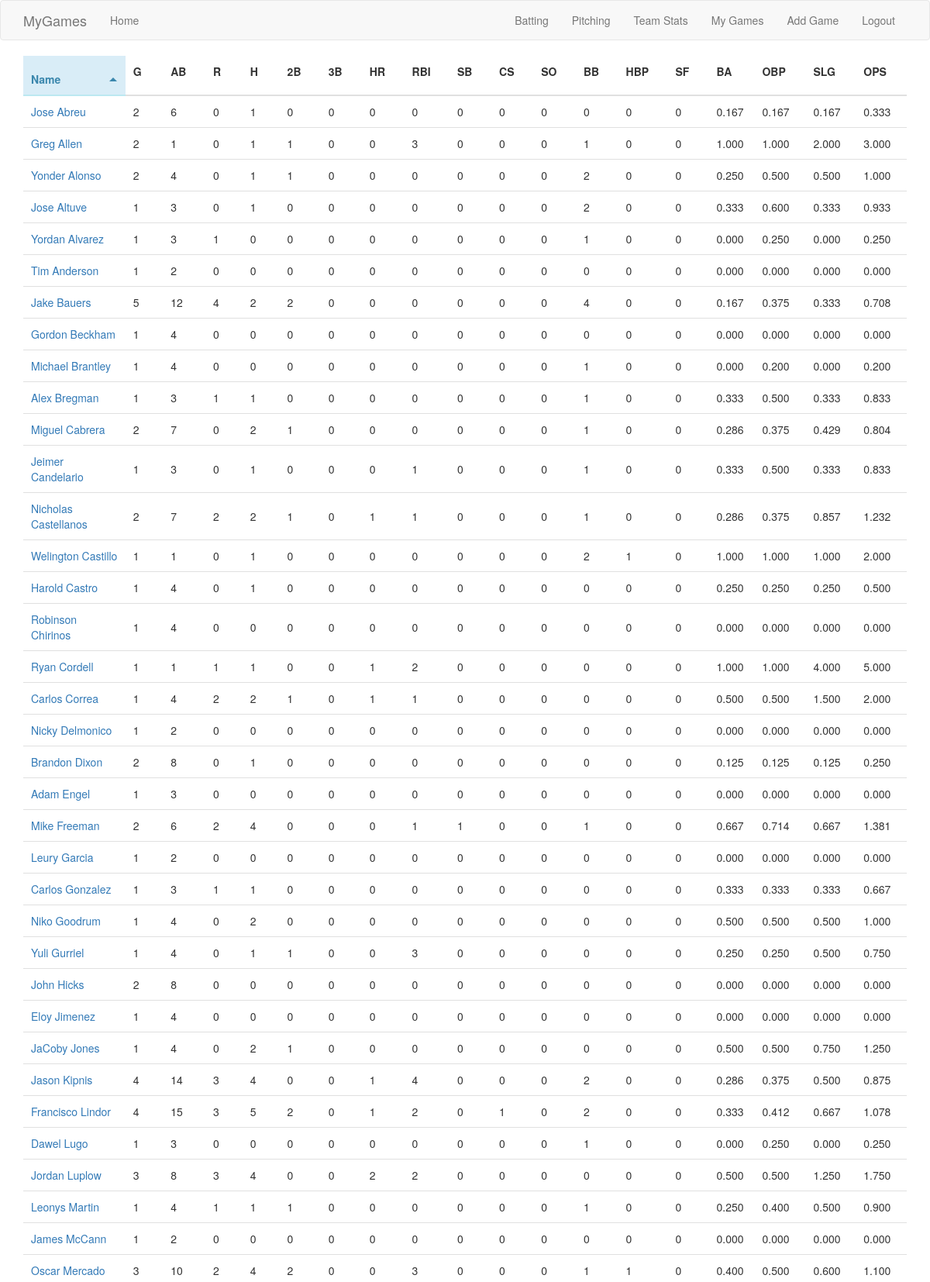
Page /batterstats (signed in, upper part) on the committed database.
### app/models.py (models this page shows)
class BatGame(db.Model):
	id = db.Column(db.Integer, primary_key=True)
	game_pk = db.Column(db.Integer, db.ForeignKey('game_data.game_pk'), index=True)
	batter_id = db.Column(db.Integer, db.ForeignKey('player_data.id'), index=True)
	ab = db.Column(db.Integer)
	r = db.Column(db.Integer)
	h = db.Column(db.Integer)
	doubles = db.Column(db.Integer)
	triples = db.Column(db.Integer)
	hr = db.Column(db.Integer)
	rbi = db.Column(db.Integer)
	sb = db.Column(db.Integer)
	cs = db.Column(db.Integer)
	k = db.Column(db.Integer)
	bb = db.Column(db.Integer)
	hbp = db.Column(db.Integer)
	sf = db.Column(db.Integer)

class PlayerData(db.Model):
	id = db.Column(db.Integer, primary_key=True)
	name = db.Column(db.String(64), index=True)
	sort_name = db.Column(db.String(64), index=True)

### app/routes.py (the view)
@app.route('/batterstats')
@login_required
def batter_stats():
	games = Game.query.filter_by(user_id=current_user.id)
	pks = [ game.game_pk for game in games ]
	batters = defaultdict(lambda: defaultdict(int))
	for pk in pks:
		bat_games = BatGame.query.filter_by(game_pk=pk)
		for game in bat_games:
			id = game.batter_id
			batters[id]['g'] = batters[id]['g'] + 1
			batters[id]['ab'] = batters[id]['ab'] + game.ab
			batters[id]['r'] = batters[id]['r'] + game.r
			batters[id]['h'] = batters[id]['h'] + game.h
			batters[id]['2b'] = batters[id]['2b'] + game.doubles
			batters[id]['3b'] = batters[id]['3b'] + game.triples
			batters[id]['hr'] = batters[id]['hr'] + game.hr
			batters[id]['rbi'] = batters[id]['rbi'] + game.rbi
			batters[id]['sb'] = batters[id]['sb'] + game.sb
			batters[id]['cs'] = batters[id]['cs'] + game.cs
			batters[id]['k'] = batters[id]['k'] + game.k
			batters[id]['bb'] = batters[id]['bb'] + game.bb
			batters[id]['hbp'] = batters[id]['hbp'] + game.hbp
			batters[id]['sf'] = batters[id]['sf'] + game.sf
	for id in batters.keys():
		if batters[id]['ab'] == 0:
			batters[id]['ba'] = '.---'
			batters[id]['slg'] = '.---'
			slg = None
		else:
			ba = batters[id]['h'] / batters[id]['ab']
			slg = (batters[id]['h'] + batters[id]['2b'] + 2 * batters[id]['3b'] + 3 * batters[id]['hr']) / batters[id]['ab']
			batters[id]['ba'] = '{:.3f}'.format(ba)
			batters[id]['slg'] = '{:.3f}'.format(slg)
		obp_denom = batters[id]['ab'] + batters[id]['bb'] + batters[id]['hbp'] + batters[id]['sf']
		if obp_denom == 0:
			batters[id]['obp'] = '.---'
			obp = None
		else:
			obp = (batters[id]['h'] + batters[id]['bb'] + batters[id]['hbp']) / obp_denom
			batters[id]['obp'] = '{:.3f}'.format(obp)
		if (slg is None) or (obp is None):
			batters[id]['ops'] = '.---'
		else:
			ops = obp + slg
			batters[id]['ops'] = '{:.3f}'.format(ops)
		player_record = PlayerData.query.filter_by(id=id).first()
		if player_record is not None:
			batters[id]['name'] = player_record.name
			batters[id]['sortname'] = player_record.sort_name
		else:
			batters[id]['name'] = "???"
			batters[id]['sortname'] = "???"
	players = sorted(batters.items(), key=lambda x: x[1]['sortname'])
	return render_template('bat_stats.html', players=players)

### app/models.py (called while the page is built)
@login.user_loader
def load_user(id):
	return User.query.get(int(id))

### app/templates/bat_stats.html
{% extends "sort_table.html" %}
{% block app_content %}
<table class="sortable-theme-bootstrap" data-sortable>
	<thead>
		<tr>
			<th data-sorted="true" data-sorted-direction="ascending">Name</th>
			<th>G</th>
			<th>AB</th>
			<th>R</th>
			<th>H</th>
			<th>2B</th>
			<th>3B</th>
			<th>HR</th>
			<th>RBI</th>
			<th>SB</th>
			<th>CS</th>
			<th>SO</th>
			<th>BB</th>
			<th>HBP</th>
			<th>SF</th>
			<th>BA</th>
			<th>OBP</th>
			<th>SLG</th>
			<th>OPS</th>
		</tr>
	</thead>
	<tbody>
		{% for player in players %}
		<tr>
			<td data-value="{{ player[1]['sortname'] }}">
				<a href="{{ url_for('batter_games', player_id=player[0]) }}">
					{{ player[1]['name'] }}
				</a>
			</td>
			<td>{{ player[1]['g'] }}</td>
			<td>{{ player[1]['ab'] }}</td>
			<td>{{ player[1]['r'] }}</td>
			<td>{{ player[1]['h'] }}</td>
			<td>{{ player[1]['2b'] }}</td>
			<td>{{ player[1]['3b'] }}</td>
			<td>{{ player[1]['hr'] }}</td>
			<td>{{ player[1]['rbi'] }}</td>
			<td>{{ player[1]['sb'] }}</td>
			<td>{{ player[1]['cs'] }}</td>
			<td>{{ player[1]['so'] }}</td>
			<td>{{ player[1]['bb'] }}</td>
			<td>{{ player[1]['hbp'] }}</td>
			<td>{{ player[1]['sf'] }}</td>
			<td>{{ player[1]['ba'] }}</td>
			<td>{{ player[1]['obp'] }}</td>
			<td>{{ player[1]['slg'] }}</td>
			<td>{{ player[1]['ops'] }}</td>
		</tr>
		{% endfor %}
	</tbody>
</table>
{% endblock %}

### rows in the picture
BatGame: name "Jose Abreu", ab "2", player "6", player "0", h "1", player "0.167", player "0.333"
BatGame: name "Greg Allen", rbi "2", player "1", player "0", player "3", player "1.000", player "2.000", player "3.000"
BatGame: name "Yonder Alonso", ab "2", player "4", player "0", player "1", player "0.250", player "0.500", player "1.000"
BatGame: name "Jose Altuve", h "1", ab "3", player "0", player "2", player "0.333", player "0.600", player "0.933"
BatGame: name "Yordan Alvarez", player "1", ab "3", player "0", player "0.000", player "0.250"
BatGame: name "Tim Anderson", k "1", ab "2", player "0", player "0.000"
BatGame: name "Jake Bauers", player "5", player "12", player "4", ab "2", player "0", player "0.167", player "0.375", player "0.333", player "0.708"
BatGame: name "Gordon Beckham", player "1", ab "4", player "0", player "0.000"
BatGame: name "Michael Brantley", bb "1", ab "4", player "0", player "0.000", player "0.200"
BatGame: name "Alex Bregman", player "1", ab "3", player "0", player "0.333", player "0.500", player "0.833"
BatGame: name "Miguel Cabrera", k "2", player "7", player "0", player "1", player "0.286", player "0.375", player "0.429", player "0.804"
BatGame: name "Jeimer Candelario", player "1", ab "3", player "0", player "0.333", player "0.500", player "0.833"
BatGame: name "Nicholas Castellanos", player "2", player "7", player "1", player "0", player "0.286", player "0.375", player "0.857", player "1.232"
BatGame: name "Welington Castillo", player "1", player "0", bb "2", player "1.000", player "2.000"
BatGame: name "Harold Castro", h "1", ab "4", player "0", player "0.250", player "0.500"
BatGame: name "Robinson Chirinos", player "1", ab "4", player "0", player "0.000"
BatGame: name "Ryan Cordell", player "1", player "0", rbi "2", player "1.000", player "4.000", player "5.000"
BatGame: name "Carlos Correa", player "1", ab "4", player "2", player "0", player "0.500", player "1.500", player "2.000"
BatGame: name "Nicky Delmonico", player "1", ab "2", player "0", player "0.000"
BatGame: name "Brandon Dixon", k "2", player "8", player "0", h "1", player "0.125", player "0.250"
BatGame: name "Adam Engel", player "1", ab "3", player "0", player "0.000"
BatGame: name "Mike Freeman", h "2", player "6", player "4", player "0", player "1", player "0.667", player "0.714", player "1.381"
BatGame: name "Leury Garcia", k "1", ab "2", player "0", player "0.000"
BatGame: name "Carlos Gonzalez", player "1", ab "3", player "0", player "0.333", player "0.667"
BatGame: name "Niko Goodrum", player "1", ab "4", player "0", h "2", player "0.500", player "1.000"
BatGame: name "Yuli Gurriel", player "1", ab "4", player "0", rbi "3", player "0.250", player "0.500", player "0.750"
BatGame: name "John Hicks", player "2", player "8", player "0", player "0.000"
BatGame: name "Eloy Jimenez", player "1", ab "4", player "0", player "0.000"
BatGame: name "JaCoby Jones", player "1", ab "4", player "0", h "2", player "0.500", player "0.750", player "1.250"
BatGame: name "Jason Kipnis", ab "4", id "14", player "3", player "0", player "1", player "2", player "0.286", player "0.375", player "0.500", player "0.875"
BatGame: name "Francisco Lindor", player "4", player "15", ab "3", player "5", player "2", player "0", player "1", player "0.333", player "0.412", player "0.667", player "1.078"
BatGame: name "Dawel Lugo", bb "1", ab "3", player "0", player "0.000", player "0.250"
BatGame: name "Jordan Luplow", player "3", player "8", player "4", player "0", player "2", player "0.500", player "1.250", player "1.750"
BatGame: name "Leonys Martin", player "1", ab "4", player "0", player "0.250", player "0.400", player "0.500", player "0.900"
BatGame: name "James McCann", k "1", ab "2", player "0", player "0.000"
BatGame: name "Oscar Mercado", player "3", player "10", rbi "2", ab "4", player "0", h "1", player "0.400", player "0.500", player "0.600", player "1.100"
